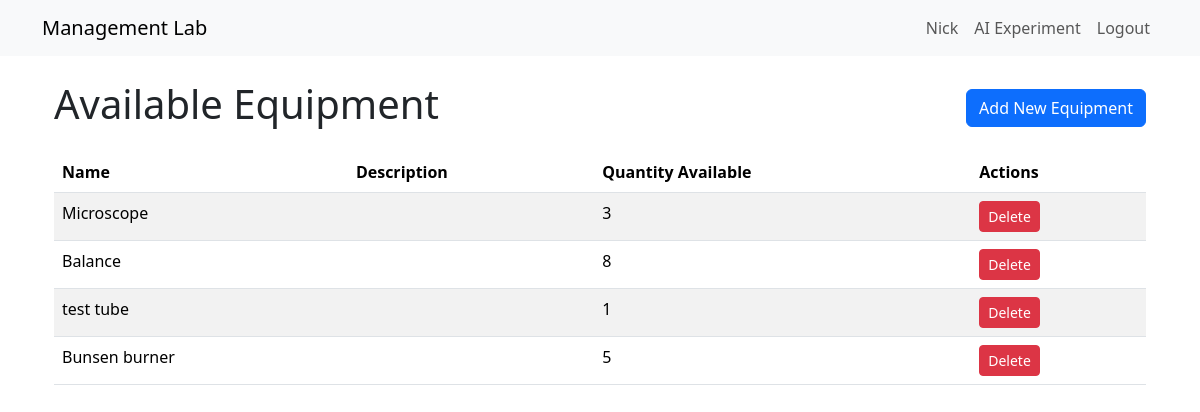
Screenshot of /inventory/ (signed in) with the database file from the repository.
### lab_management/models.py (models this page shows, shortened)
class Equipment(models.Model):
    name = models.CharField(max_length=255)
    description = models.TextField(blank=True, null=True)
    quantity = models.PositiveIntegerField(default=1)
    created_at = models.DateTimeField(auto_now_add=True)

### lab_management/views.py (the view)
# urls.py: path('', auth_views.LoginView.as_view(template_name='login.html',next_page="inventory"), name='login'),
@login_required
def inventory(request):
    equipments = Equipment.objects.filter(quantity__gt=0).order_by('-created_at')
    return render(request, 'inventory.html', {'equipments': equipments})

### lab_management/templates/inventory.html (shortened to what this page needs)
{% extends "base.html" %}
{% block content %}
<div class="container">
    <div class="d-flex justify-content-between align-items-center">
        <h1>Available Equipment</h1>
        <button type="button" class="btn btn-primary" data-bs-toggle="modal" data-bs-target="#addEquipmentModal">
            Add New Equipment
        </button>
    </div>
    <table class="table table-striped mt-3">
        <thead>
            <tr>
                <th>Name</th>
                <th>Description</th>
                <th>Quantity Available</th>
                <th>Actions</th>
            </tr>
        </thead>
        <tbody>
            {% for equipment in equipments %}
            <tr>
                <td>{{ equipment.name }}</td>
                <td>{{ equipment.description }}</td>
                <td>{{ equipment.quantity }}</td>
                <td>
                    {% if request.user.is_superuser %}
                    <form method="POST" action="{% url 'delete_equipment' equipment.id %}" style="display:inline;">
                        <button type="submit" class="btn btn-danger btn-sm" onclick="return confirm('Are you sure you want to delete this equipment?');">
                            Delete
                        </button>
                    </form>
                    {% endif %}
                </td>
            </tr>
            {% endfor %}
        </tbody>
    </table>
</div>
{% endblock %}

### lab_management/templates/base.html (shortened to what this page needs)
<!DOCTYPE html>
<html lang="en">
<head>
    <link href="https://cdn.jsdelivr.net/npm/bootstrap@5.3.3/dist/css/bootstrap.min.css" rel="stylesheet">
</head>
<body>
    <nav class="navbar navbar-expand-lg navbar-light bg-light">
        <div class="container">
            <a class="navbar-brand" href="{% url 'inventory' %}">Management Lab</a>
            <div class="collapse navbar-collapse justify-content-end" id="navbarNav">
                <ul class="navbar-nav">
                    {% if user.is_authenticated %}
                        <li class="nav-item">
                            <a class="nav-link" href="#">{{ user.username }}</a>
                        </li>
                        <li class="nav-item">
                            <a class="nav-link" href="{% url 'ai_experiment' %}">AI Experiment</a>
                        </li>
                        <li class="nav-item">
                            <a class="nav-link" href="{% url 'logout' %}">Logout</a>
                        </li>
                    {% endif %}
                </ul>
            </div>
        </div>
    </nav>
    <div class="container mt-4">
        {% block content %}
        {% endblock %}
    </div>
</body>
</html>

### rows the page displays
Equipment: name "Microscope", quantity "3"
Equipment: name "Balance", quantity "8"
Equipment: name "test tube", quantity "1"
Equipment: name "Bunsen burner", quantity "5"

### other values shown
{{ user.username }} "Nick"
